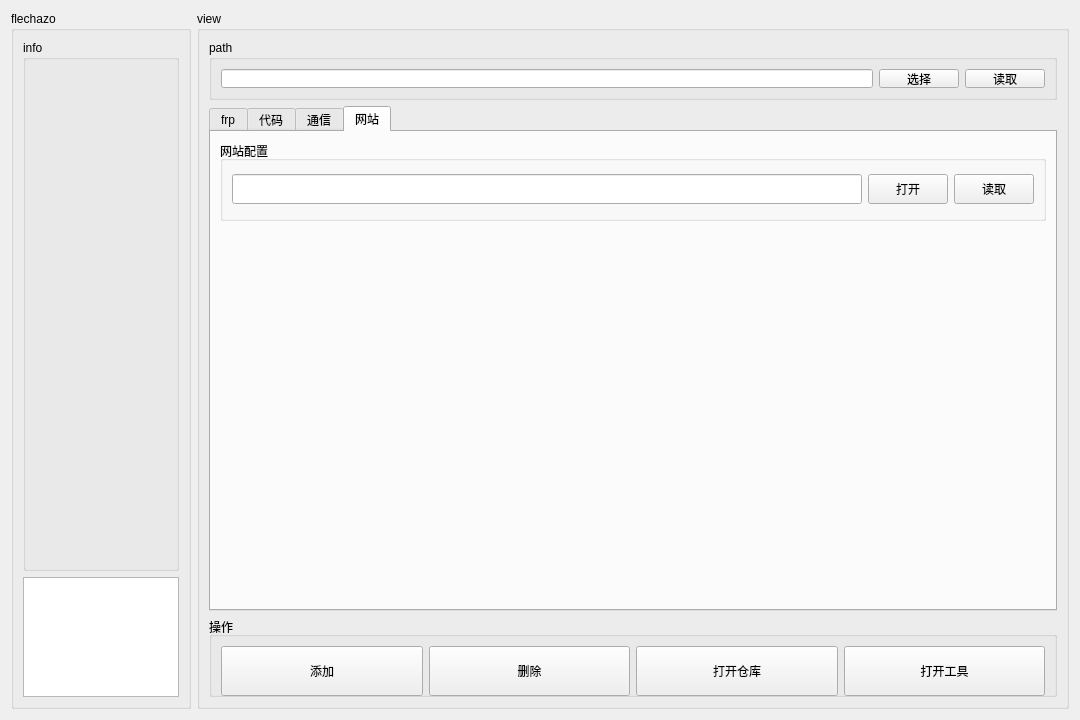
<?xml version="1.0" encoding="UTF-8"?>
<ui version="4.0">
 <class>ToolCollect</class>
 <widget class="QWidget" name="ToolCollect">
  <property name="geometry">
   <rect>
    <x>0</x>
    <y>0</y>
    <width>1080</width>
    <height>720</height>
   </rect>
  </property>
  <property name="minimumSize">
   <size>
    <width>180</width>
    <height>120</height>
   </size>
  </property>
  <property name="windowTitle">
   <string>ToolCollect</string>
  </property>
  <layout class="QHBoxLayout" name="horizontalLayout_2">
   <item>
    <widget class="QGroupBox" name="groupBox_sidebar">
     <property name="maximumSize">
      <size>
       <width>180</width>
       <height>16777215</height>
      </size>
     </property>
     <property name="title">
      <string>flechazo</string>
     </property>
     <layout class="QVBoxLayout" name="verticalLayout">
      <item>
       <widget class="QGroupBox" name="groupBox_sidebar_info">
        <property name="minimumSize">
         <size>
          <width>0</width>
          <height>180</height>
         </size>
        </property>
        <property name="title">
         <string>info</string>
        </property>
       </widget>
      </item>
      <item>
       <widget class="QTextBrowser" name="textBrowser_sidebar_log">
        <property name="maximumSize">
         <size>
          <width>16777215</width>
          <height>120</height>
         </size>
        </property>
       </widget>
      </item>
     </layout>
    </widget>
   </item>
   <item>
    <widget class="QGroupBox" name="groupBox_toolcollect">
     <property name="title">
      <string>view</string>
     </property>
     <layout class="QVBoxLayout" name="verticalLayout_3">
      <item>
       <widget class="QGroupBox" name="groupBox_toolcollect_config">
        <property name="maximumSize">
         <size>
          <width>16777215</width>
          <height>60</height>
         </size>
        </property>
        <property name="title">
         <string>path</string>
        </property>
        <layout class="QHBoxLayout" name="horizontalLayout">
         <item>
          <widget class="QLineEdit" name="lineEdit_toolcollect_config_path"/>
         </item>
         <item>
          <widget class="QPushButton" name="pushButton_toolcollect_config_open">
           <property name="text">
            <string>选择</string>
           </property>
          </widget>
         </item>
         <item>
          <widget class="QPushButton" name="pushButton_toolcollect_config_flush">
           <property name="text">
            <string>读取</string>
           </property>
          </widget>
         </item>
        </layout>
       </widget>
      </item>
      <item>
       <widget class="QTabWidget" name="tabWidget_toolcollect">
        <property name="minimumSize">
         <size>
          <width>0</width>
          <height>240</height>
         </size>
        </property>
        <property name="currentIndex">
         <number>3</number>
        </property>
        <widget class="QWidget" name="tab_toolcollect_frp">
         <attribute name="title">
          <string>frp</string>
         </attribute>
         <layout class="QVBoxLayout" name="verticalLayout_4">
          <item>
           <widget class="QGroupBox" name="groupBox_toolcollect_frp_config">
            <property name="minimumSize">
             <size>
              <width>0</width>
              <height>60</height>
             </size>
            </property>
            <property name="maximumSize">
             <size>
              <width>16777215</width>
              <height>90</height>
             </size>
            </property>
            <property name="title">
             <string>配置</string>
            </property>
            <layout class="QHBoxLayout" name="horizontalLayout_4">
             <item>
              <widget class="QLineEdit" name="lineEdit_toolcollect_frp_config_path">
               <property name="minimumSize">
                <size>
                 <width>0</width>
                 <height>25</height>
                </size>
               </property>
              </widget>
             </item>
             <item>
              <widget class="QPushButton" name="pushButton_toolcollect_frp_config_path">
               <property name="minimumSize">
                <size>
                 <width>0</width>
                 <height>25</height>
                </size>
               </property>
               <property name="text">
                <string>选择frp路径</string>
               </property>
              </widget>
             </item>
             <item>
              <widget class="QPushButton" name="pushButton_toolcollect_frp_config_read">
               <property name="minimumSize">
                <size>
                 <width>0</width>
                 <height>25</height>
                </size>
               </property>
               <property name="text">
                <string>读取配置</string>
               </property>
              </widget>
             </item>
            </layout>
           </widget>
          </item>
          <item>
           <widget class="QWidget" name="widget_toolcollect_frp_view" native="true">
            <property name="minimumSize">
             <size>
              <width>0</width>
              <height>120</height>
             </size>
            </property>
            <layout class="QHBoxLayout" name="horizontalLayout_5">
             <item>
              <widget class="QGroupBox" name="groupBox_toolcollect_frp_view_service">
               <property name="maximumSize">
                <size>
                 <width>360</width>
                 <height>16777215</height>
                </size>
               </property>
               <property name="title">
                <string>frps</string>
               </property>
               <layout class="QVBoxLayout" name="verticalLayout_7">
                <item>
                 <widget class="QTabWidget" name="tabWidget_toolcollect_frp_view_service">
                  <property name="currentIndex">
                   <number>0</number>
                  </property>
                  <widget class="QWidget" name="tab_toolcollect_frp_view_service_config">
                   <attribute name="title">
                    <string>服务端配置</string>
                   </attribute>
                   <layout class="QGridLayout" name="gridLayout">
                    <item row="0" column="0">
                     <widget class="QLabel" name="label_toolcollect_frp_view_service_config_port">
                      <property name="text">
                       <string>port</string>
                      </property>
                     </widget>
                    </item>
                    <item row="0" column="1">
                     <widget class="QLineEdit" name="lineEdit_toolcollect_frp_view_service_config_port">
                      <property name="minimumSize">
                       <size>
                        <width>0</width>
                        <height>30</height>
                       </size>
                      </property>
                     </widget>
                    </item>
                    <item row="1" column="0">
                     <widget class="QLabel" name="label_toolcollect_frp_view_service_config_token">
                      <property name="text">
                       <string>token</string>
                      </property>
                     </widget>
                    </item>
                    <item row="1" column="1">
                     <widget class="QLineEdit" name="lineEdit_toolcollect_frp_view_service_config_token">
                      <property name="minimumSize">
                       <size>
                        <width>0</width>
                        <height>30</height>
                       </size>
                      </property>
                     </widget>
                    </item>
                    <item row="2" column="0" colspan="2">
                     <widget class="QPushButton" name="pushButton_toolcollect_frp_view_config_service">
                      <property name="minimumSize">
                       <size>
                        <width>0</width>
                        <height>30</height>
                       </size>
                      </property>
                      <property name="text">
                       <string>开始服务</string>
                      </property>
                     </widget>
                    </item>
                   </layout>
                  </widget>
                  <widget class="QWidget" name="tab_toolcollect_frp_view_servicelist">
                   <attribute name="title">
                    <string>服务端列表</string>
                   </attribute>
                  </widget>
                 </widget>
                </item>
               </layout>
              </widget>
             </item>
             <item>
              <widget class="QGroupBox" name="groupBox_toolcollect_frp_view_client">
               <property name="title">
                <string>frpc</string>
               </property>
               <layout class="QVBoxLayout" name="verticalLayout_5">
                <item>
                 <widget class="QTabWidget" name="tabWidget_toolcollect_frp_view_client">
                  <property name="currentIndex">
                   <number>0</number>
                  </property>
                  <widget class="QWidget" name="tab_toolcollect_frp_view_client">
                   <attribute name="title">
                    <string>客户端配置</string>
                   </attribute>
                   <layout class="QVBoxLayout" name="verticalLayout_6">
                    <item>
                     <widget class="QGroupBox" name="groupBox_toolcollect_frp_view_client_service">
                      <property name="title">
                       <string>service</string>
                      </property>
                      <layout class="QGridLayout" name="gridLayout_2">
                       <item row="0" column="0" colspan="2">
                        <widget class="QLabel" name="label_toolcollect_frp_view_client_service_ip">
                         <property name="text">
                          <string>serviceip</string>
                         </property>
                        </widget>
                       </item>
                       <item row="0" column="2">
                        <widget class="QLineEdit" name="lineEdit_toolcollect_frp_view_client_service_ip">
                         <property name="minimumSize">
                          <size>
                           <width>0</width>
                           <height>25</height>
                          </size>
                         </property>
                        </widget>
                       </item>
                       <item row="1" column="0" colspan="2">
                        <widget class="QLabel" name="label_toolcollect_frp_view_client_service_port">
                         <property name="text">
                          <string>serviceport</string>
                         </property>
                        </widget>
                       </item>
                       <item row="1" column="2">
                        <widget class="QLineEdit" name="lineEdit_toolcollect_frp_view_client_service_port">
                         <property name="minimumSize">
                          <size>
                           <width>0</width>
                           <height>25</height>
                          </size>
                         </property>
                        </widget>
                       </item>
                       <item row="2" column="0">
                        <widget class="QLabel" name="label_toolcollect_frp_view_client_service_token">
                         <property name="text">
                          <string>token</string>
                         </property>
                        </widget>
                       </item>
                       <item row="2" column="2">
                        <widget class="QLineEdit" name="lineEdit_toolcollect_frp_view_client_service_token">
                         <property name="minimumSize">
                          <size>
                           <width>0</width>
                           <height>25</height>
                          </size>
                         </property>
                        </widget>
                       </item>
                      </layout>
                     </widget>
                    </item>
                    <item>
                     <widget class="QGroupBox" name="groupBox_toolcollect_frp_view_client_config">
                      <property name="title">
                       <string>client</string>
                      </property>
                      <layout class="QGridLayout" name="gridLayout_3">
                       <item row="2" column="0">
                        <widget class="QLabel" name="label_toolcollect_frp_view_client_config_token">
                         <property name="text">
                          <string>token</string>
                         </property>
                        </widget>
                       </item>
                       <item row="1" column="2">
                        <widget class="QLabel" name="label_toolcollect_frp_view_client_config_localport">
                         <property name="text">
                          <string>localport</string>
                         </property>
                        </widget>
                       </item>
                       <item row="1" column="0">
                        <widget class="QLabel" name="label_toolcollect_frp_view_client_config_localip">
                         <property name="text">
                          <string>localip</string>
                         </property>
                        </widget>
                       </item>
                       <item row="0" column="0">
                        <widget class="QLabel" name="label_toolcollect_frp_view_client_config_name">
                         <property name="text">
                          <string>name</string>
                         </property>
                        </widget>
                       </item>
                       <item row="1" column="1">
                        <widget class="QLineEdit" name="lineEdit_toolcollect_frp_view_client_config_localip">
                         <property name="minimumSize">
                          <size>
                           <width>0</width>
                           <height>25</height>
                          </size>
                         </property>
                        </widget>
                       </item>
                       <item row="0" column="1">
                        <widget class="QLineEdit" name="lineEdit_toolcollect_frp_view_client_config_name">
                         <property name="minimumSize">
                          <size>
                           <width>0</width>
                           <height>25</height>
                          </size>
                         </property>
                        </widget>
                       </item>
                       <item row="0" column="2">
                        <widget class="QLabel" name="label_toolcollect_frp_view_client_config_type">
                         <property name="text">
                          <string>type</string>
                         </property>
                        </widget>
                       </item>
                       <item row="0" column="3">
                        <widget class="QComboBox" name="comboBox_toolcollect_frp_view_client_config_type">
                         <property name="minimumSize">
                          <size>
                           <width>0</width>
                           <height>25</height>
                          </size>
                         </property>
                         <item>
                          <property name="text">
                           <string>tcp</string>
                          </property>
                         </item>
                         <item>
                          <property name="text">
                           <string>udp</string>
                          </property>
                         </item>
                         <item>
                          <property name="text">
                           <string>http</string>
                          </property>
                         </item>
                         <item>
                          <property name="text">
                           <string>https</string>
                          </property>
                         </item>
                        </widget>
                       </item>
                       <item row="2" column="1">
                        <widget class="QLineEdit" name="lineEdit_toolcollect_frp_view_client_config_token">
                         <property name="minimumSize">
                          <size>
                           <width>0</width>
                           <height>25</height>
                          </size>
                         </property>
                        </widget>
                       </item>
                       <item row="1" column="3">
                        <widget class="QLineEdit" name="lineEdit_toolcollect_frp_view_client_config_localport">
                         <property name="minimumSize">
                          <size>
                           <width>0</width>
                           <height>25</height>
                          </size>
                         </property>
                        </widget>
                       </item>
                       <item row="2" column="2">
                        <widget class="QLabel" name="label_toolcollect_frp_view_client_config_remoteport">
                         <property name="text">
                          <string>remoteport</string>
                         </property>
                        </widget>
                       </item>
                       <item row="2" column="3">
                        <widget class="QLineEdit" name="lineEdit_toolcollect_frp_view_client_config_remoteport">
                         <property name="minimumSize">
                          <size>
                           <width>0</width>
                           <height>25</height>
                          </size>
                         </property>
                        </widget>
                       </item>
                      </layout>
                     </widget>
                    </item>
                    <item>
                     <widget class="QPushButton" name="pushButton_toolcollect_frp_view_client">
                      <property name="text">
                       <string>开始服务</string>
                      </property>
                     </widget>
                    </item>
                   </layout>
                  </widget>
                  <widget class="QWidget" name="tab_toolcollect_frp_view_clientlist">
                   <attribute name="title">
                    <string>客户端列表</string>
                   </attribute>
                  </widget>
                 </widget>
                </item>
               </layout>
              </widget>
             </item>
            </layout>
           </widget>
          </item>
         </layout>
        </widget>
        <widget class="QWidget" name="tab_toolcollect_code">
         <attribute name="title">
          <string>代码</string>
         </attribute>
         <layout class="QVBoxLayout" name="verticalLayout_2">
          <item>
           <widget class="QScrollArea" name="scrollArea_toolcollect_code">
            <property name="widgetResizable">
             <bool>true</bool>
            </property>
            <widget class="QWidget" name="scrollAreaWidgetContents">
             <property name="geometry">
              <rect>
               <x>0</x>
               <y>0</y>
               <width>830</width>
               <height>464</height>
              </rect>
             </property>
            </widget>
           </widget>
          </item>
         </layout>
        </widget>
        <widget class="QWidget" name="tab_toolcollect_com">
         <attribute name="title">
          <string>通信</string>
         </attribute>
        </widget>
        <widget class="QWidget" name="tab_toolcollect_web">
         <attribute name="title">
          <string>网站</string>
         </attribute>
         <layout class="QVBoxLayout" name="verticalLayout_8">
          <item>
           <widget class="QGroupBox" name="groupBox_toolcollect_web">
            <property name="maximumSize">
             <size>
              <width>16777215</width>
              <height>80</height>
             </size>
            </property>
            <property name="title">
             <string>网站配置</string>
            </property>
            <layout class="QHBoxLayout" name="horizontalLayout_6">
             <item>
              <widget class="QLineEdit" name="lineEdit_toolcollect_web_path">
               <property name="minimumSize">
                <size>
                 <width>0</width>
                 <height>30</height>
                </size>
               </property>
              </widget>
             </item>
             <item>
              <widget class="QPushButton" name="pushButton_toolcollect_web_path_open">
               <property name="minimumSize">
                <size>
                 <width>0</width>
                 <height>30</height>
                </size>
               </property>
               <property name="text">
                <string>打开</string>
               </property>
              </widget>
             </item>
             <item>
              <widget class="QPushButton" name="pushButton_toolcollect_web_path_read">
               <property name="minimumSize">
                <size>
                 <width>0</width>
                 <height>30</height>
                </size>
               </property>
               <property name="text">
                <string>读取</string>
               </property>
              </widget>
             </item>
            </layout>
           </widget>
          </item>
          <item>
           <widget class="QWidget" name="widget_toolcollect_web" native="true"/>
          </item>
         </layout>
        </widget>
       </widget>
      </item>
      <item>
       <widget class="QGroupBox" name="groupBox_toolcollect_config_operate">
        <property name="minimumSize">
         <size>
          <width>0</width>
          <height>80</height>
         </size>
        </property>
        <property name="title">
         <string>操作</string>
        </property>
        <layout class="QHBoxLayout" name="horizontalLayout_3">
         <item>
          <widget class="QPushButton" name="pushButton_toolcollect_config_operate_add">
           <property name="minimumSize">
            <size>
             <width>0</width>
             <height>50</height>
            </size>
           </property>
           <property name="text">
            <string>添加</string>
           </property>
          </widget>
         </item>
         <item>
          <widget class="QPushButton" name="pushButton_toolcollect_config_operate_delete">
           <property name="minimumSize">
            <size>
             <width>0</width>
             <height>50</height>
            </size>
           </property>
           <property name="text">
            <string>删除</string>
           </property>
          </widget>
         </item>
         <item>
          <widget class="QPushButton" name="pushButton_toolcollect_config_operate_openlocal">
           <property name="minimumSize">
            <size>
             <width>0</width>
             <height>50</height>
            </size>
           </property>
           <property name="text">
            <string>打开仓库</string>
           </property>
          </widget>
         </item>
         <item>
          <widget class="QPushButton" name="pushButton_toolcollect_config_operate_open">
           <property name="minimumSize">
            <size>
             <width>0</width>
             <height>50</height>
            </size>
           </property>
           <property name="text">
            <string>打开工具</string>
           </property>
          </widget>
         </item>
        </layout>
       </widget>
      </item>
     </layout>
    </widget>
   </item>
  </layout>
 </widget>
 <resources/>
 <connections/>
</ui>
